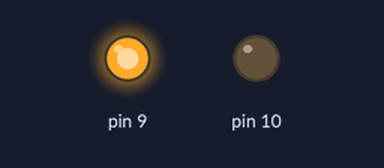
Recording of a sketch running on a simulated Arduino Uno, built with avr-gcc and run on an emulated ATmega328P. On the bench: output pins drawn as LEDs (lit = HIGH).

Above: at 0.5 s.
At 3.5 s:
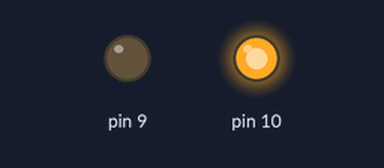
At 5.0 s:
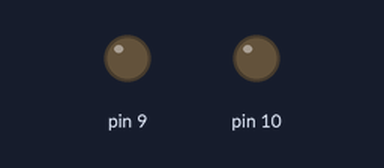
Timing chart, 0 to 7.8 s (numbered marks = the images above):
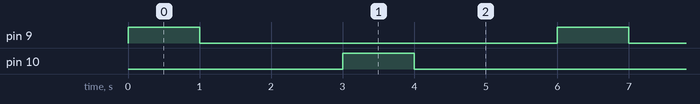

Measured:
- by itself, pin 9, pin 10: alternates HIGH for 1.0 s and LOW for 5.0 s
- by itself, everything shown: repeats every 6.0 s, in 4 steps

The sketch:

relay.ino
```cpp
void setup() {
 pinMode(9,OUTPUT);
 pinMode(10,OUTPUT);
}

void loop() {
digitalWrite(9,HIGH);
digitalWrite(10,LOW);
delay(1000);
digitalWrite(9,LOW);
digitalWrite(10,LOW);
delay(2000);
digitalWrite(9,LOW);
digitalWrite(10,HIGH);
delay(1000);
digitalWrite(9,LOW);
digitalWrite(10,LOW);
delay(2000);

}
```
